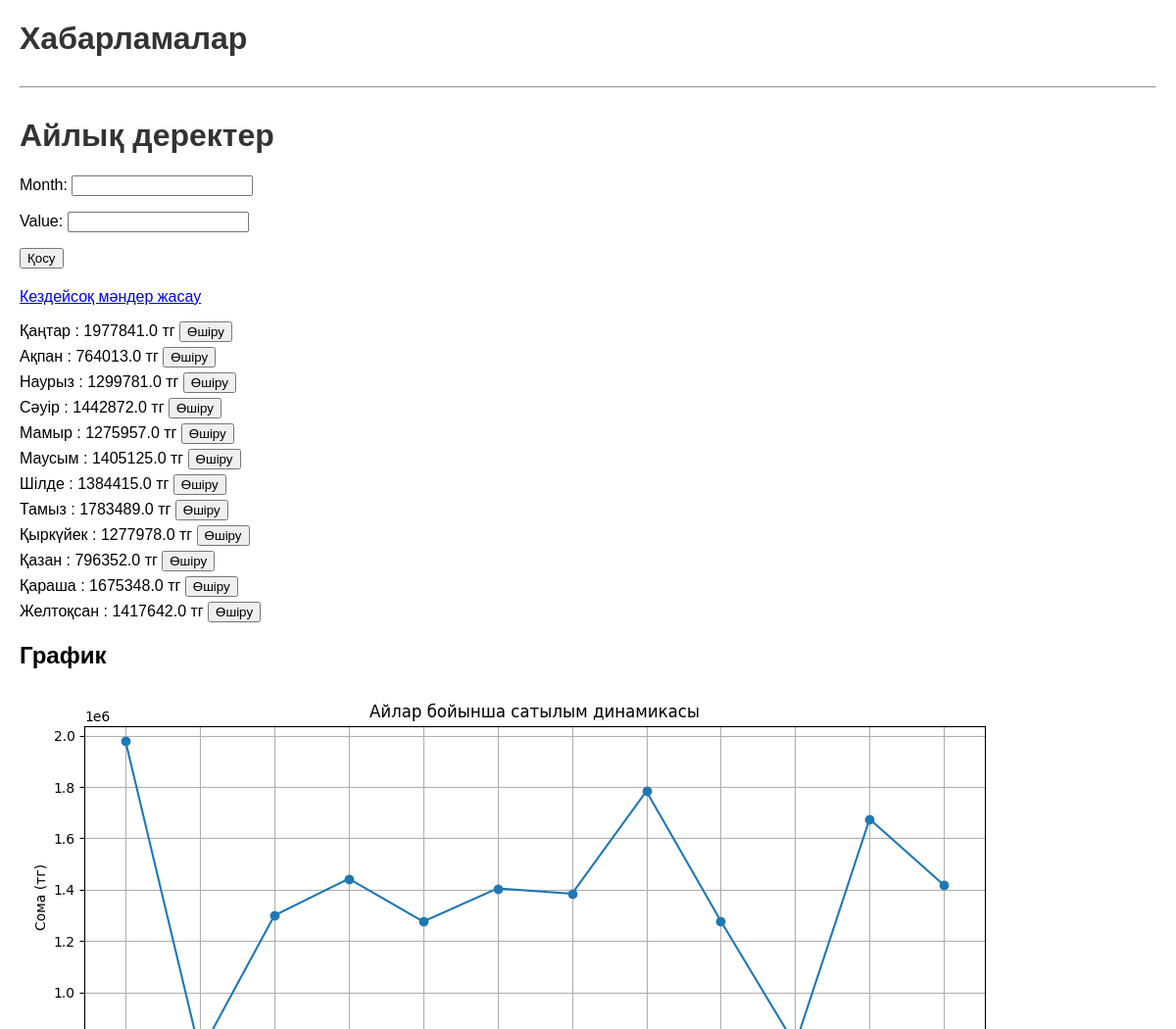
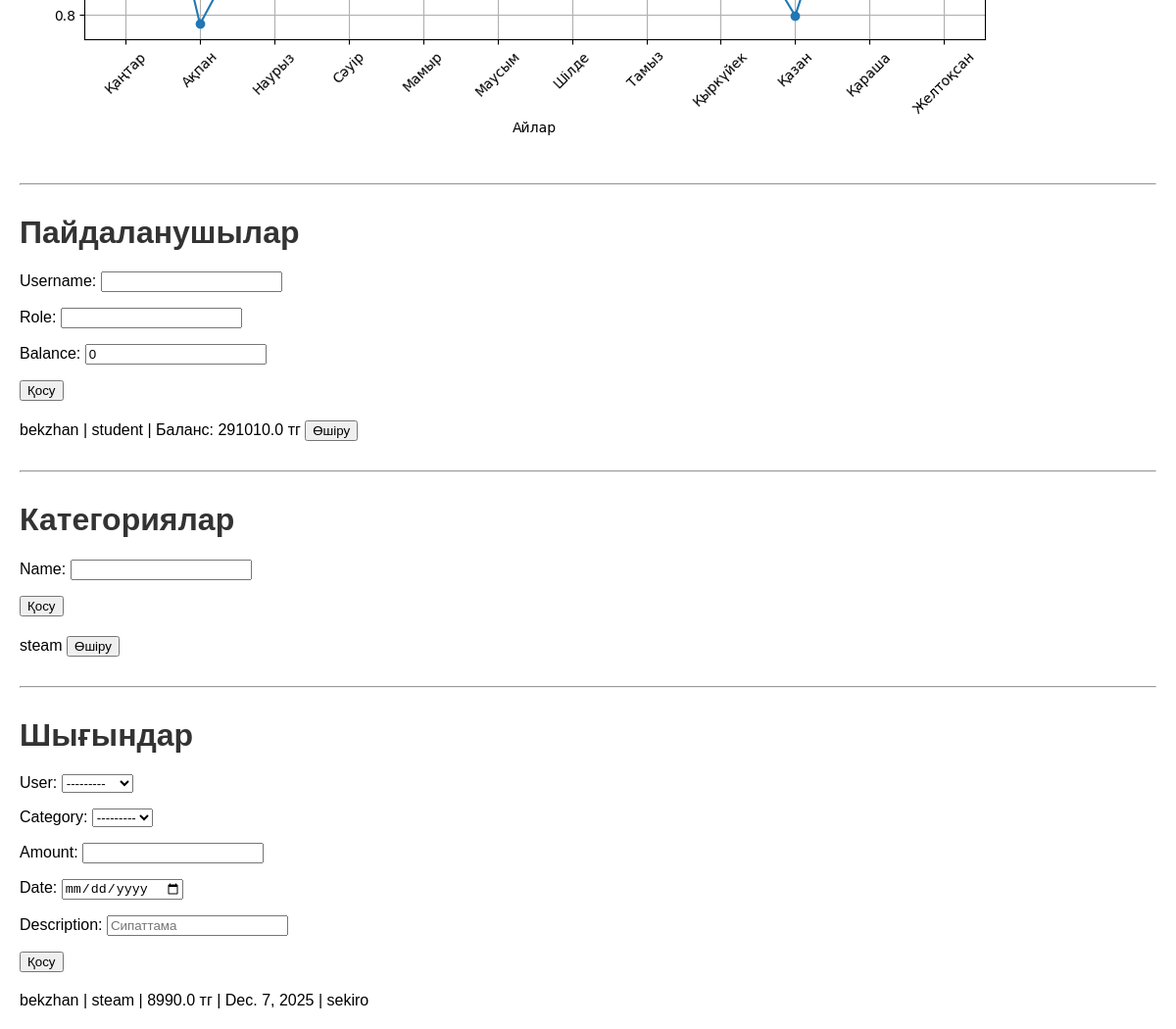
The page / on the database its author committed (2 pictures, top to bottom).
### DjangoProject2/finance_app/models.py (models this page shows, shortened)
class MonthRecord(models.Model):
    month = models.CharField(max_length=20, unique=True)
    value = models.FloatField()

class User(models.Model):
    username = models.CharField(max_length=50, unique=True)
    role = models.CharField(max_length=20)
    balance = models.FloatField(default=0)
    def __str__(self):
        return self.username

class Category(models.Model):
    name = models.CharField(max_length=50, unique=True)
    def __str__(self):
        return self.name

class Expense(models.Model):
    user = models.ForeignKey(User, on_delete=models.CASCADE)
    category = models.ForeignKey(Category, on_delete=models.CASCADE)
    amount = models.FloatField()
    date = models.DateField()
    description = models.TextField(blank=True, null=True)

### DjangoProject2/finance_app/views.py (the view)
# urls.py: path('', views.index, name='index'),
def index(request):
    records = MonthRecord.objects.all()
    record_form = MonthRecordForm()
    users = User.objects.all()
    user_form = UserForm()
    categories = Category.objects.all()
    category_form = CategoryForm()
    expenses = Expense.objects.all()
    expense_form = ExpenseForm()
    graph = generate_graph(records)
    context = {
        'records': records,
        'record_form': record_form,
        'users': users,
        'user_form': user_form,
        'categories': categories,
        'category_form': category_form,
        'expenses': expenses,
        'expense_form': expense_form,
        'graph': graph,
    }
    return render(request, 'index.html', context)

### DjangoProject2/finance_app/forms.py
class MonthRecordForm(forms.ModelForm):
    class Meta:
        model = MonthRecord
        fields = ['month', 'value']

class UserForm(forms.ModelForm):
    class Meta:
        model = User
        fields = ['username', 'role', 'balance']

### DjangoProject2/finance_app/views.py (called while the page is built)
def generate_graph(records):
    if not records:
        return None
    months = [r.month for r in records]
    values = [r.value for r in records]
    plt.figure(figsize=(10,5))
    plt.plot(months, values, marker='o')
    plt.title("Айлар бойынша сатылым динамикасы")
    plt.xlabel("Айлар")
    plt.ylabel("Сома (тг)")
    plt.xticks(rotation=45)
    plt.grid(True)
    plt.tight_layout()
    buf = io.BytesIO()
    plt.savefig(buf, format='png')
    buf.seek(0)
    string = base64.b64encode(buf.read())
    buf.close()
    return urllib.parse.quote(string)

### DjangoProject2/finance_app/templates/index.html (shortened to what this page needs)
<!DOCTYPE html>
<html>
<head>
</head>
<body>
<h1>Хабарламалар</h1>
<hr>
<h1>Айлық деректер</h1>
<form method="post" action="{% url 'add_record' %}">
    {{ record_form.as_p }}
    <button type="submit">Қосу</button>
</form>
<a href="{% url 'generate_random' %}">Кездейсоқ мәндер жасау</a>
<ul>
{% for r in records %}
    <li>
        {{ r.month }} : {{ r.value }} тг
        <form method="post" action="{% url 'delete_record' r.id %}" style="display:inline;">
            <button type="submit">Өшіру</button>
        </form>
    </li>
{% empty %}
    <li>Деректер жоқ</li>
{% endfor %}
</ul>
{% if graph %}
<h2>График</h2>
<img alt="График" />
{% endif %}
<hr>
<h1>Пайдаланушылар</h1>
<form method="post" action="{% url 'add_user' %}">
    {{ user_form.as_p }}
    <button type="submit">Қосу</button>
</form>
<ul>
{% for u in users %}
    <li>
        {{ u.username }} | {{ u.role }} | Баланс: {{ u.balance }} тг
        <form method="post" action="{% url 'delete_user' u.id %}" style="display:inline;">
            <button type="submit">Өшіру</button>
        </form>
    </li>
{% empty %}
    <li>Пайдаланушылар жоқ</li>
{% endfor %}
</ul>
<hr>
<h1>Категориялар</h1>
<form method="post" action="{% url 'add_category' %}">
    {{ category_form.as_p }}
    <button type="submit">Қосу</button>
</form>
<ul>
{% for c in categories %}
    <li>
        {{ c.name }}
        <form method="post" action="{% url 'delete_category' c.id %}" style="display:inline;">
            <button type="submit">Өшіру</button>
        </form>
    </li>
{% empty %}
    <li>Категориялар жоқ</li>
{% endfor %}
</ul>
<hr>
<h1>Шығындар</h1>
<form method="post" action="{% url 'add_expense' %}">
    {{ expense_form.as_p }}
    <button type="submit">Қосу</button>
</form>
<ul>
{% for e in expenses %}
    <li>{{ e.user.username }} | {{ e.category.name }} | {{ e.amount }} тг | {{ e.date }} | {{ e.description }}</li>
{% empty %}
    <li>Шығындар жоқ</li>
{% endfor %}
</ul>
</body>
</html>

### DjangoProject2/finance_app/templates/index.html (style rules this page uses)
body { font-family: Arial, sans-serif; margin: 20px; }
h1 { color: #333; }
form { margin-bottom: 20px; }
ul { list-style-type: none; padding-left: 0; }
li { margin-bottom: 5px; }
hr { margin: 30px 0; }

### rows shown on the page
MonthRecord: month "Қаңтар", value "1977841.0"
MonthRecord: month "Ақпан", value "764013.0"
MonthRecord: month "Наурыз", value "1299781.0"
MonthRecord: month "Сәуір", value "1442872.0"
MonthRecord: month "Мамыр", value "1275957.0"
MonthRecord: month "Маусым", value "1405125.0"
MonthRecord: month "Шілде", value "1384415.0"
MonthRecord: month "Тамыз", value "1783489.0"
MonthRecord: month "Қыркүйек", value "1277978.0"
MonthRecord: month "Қазан", value "796352.0"
MonthRecord: month "Қараша", value "1675348.0"
MonthRecord: month "Желтоқсан", value "1417642.0"
User: username "bekzhan", role "student", balance "291010.0"
Category: name "steam"
Expense: user.username "bekzhan", category.name "steam", amount "8990.0", date "Dec. 7, 2025", description "sekiro"
